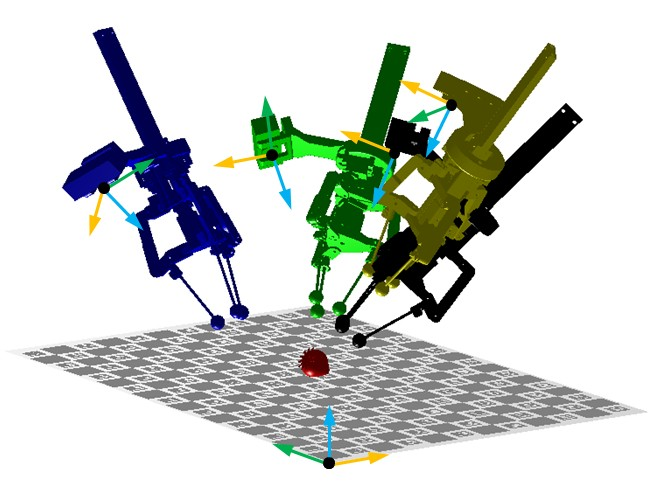
%> input picture Images/multi_view_img.jpg, 650 x 481 px
$ octave --eval "result = findCentroid(imread('../../Images/multi_view_img.jpg'));"   (GNU Octave 9; MATLAB toolbox functions it lacks are replaced by stand-ins)
%> lines starting %> are read from the running program, lines starting %| are printed output that depends on the picture; in (x1, y1, x2, y2) boxes, pixels count from 0 and x2, y2 are one past the last pixel; in counts of white or black regions, pixels touching at a corner belong together; the program's own positions count from 1
### Matlab code/functions/FindStrawberry.m
function [BW,maskedRGBImage] = FindStrawberry(RGB)
%createMask  Threshold RGB image using auto-generated code from colorThresholder app.
%  [BW,MASKEDRGBIMAGE] = createMask(RGB) thresholds image RGB using
%  auto-generated code from the colorThresholder app. The colorspace and
%  range for each channel of the colorspace were set within the app. The
%  segmentation mask is returned in BW, and a composite of the mask and
%  original RGB images is returned in maskedRGBImage.

% Auto-generated by colorThresholder app on 10-Nov-2025
%------------------------------------------------------


% Convert RGB image to chosen color space
I = rgb2hsv(RGB);
%> I: size 481x650x3 double; mean H, S, V 0.105, 0.142, 0.836

% Define thresholds for channel 1 based on histogram settings
channel1Min = 0.925;
channel1Max = 0.073;

% Define thresholds for channel 2 based on histogram settings
channel2Min = 0.5;
channel2Max = 1.000;

% Define thresholds for channel 3 based on histogram settings
channel3Min = 0.4;
channel3Max = 1.000;

% Create mask based on chosen histogram thresholds
sliderBW = ( (I(:,:,1) >= channel1Min) | (I(:,:,1) <= channel1Max) ) & ...
    (I(:,:,2) >= channel2Min ) & (I(:,:,2) <= channel2Max) & ...
    (I(:,:,3) >= channel3Min ) & (I(:,:,3) <= channel3Max);
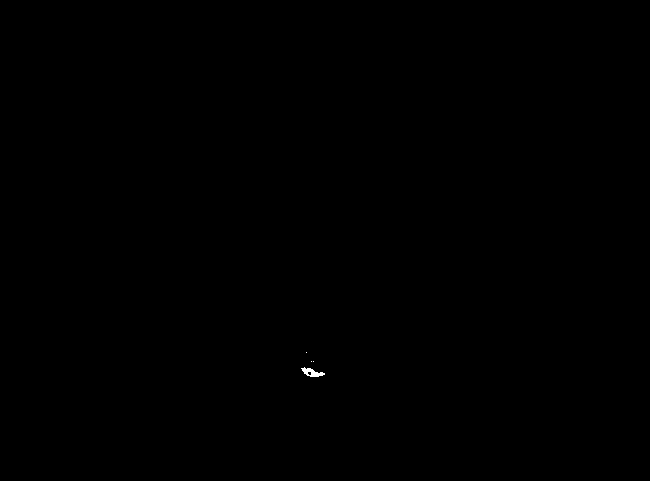
%> sliderBW: size 481x650 logical; 0.04% white; 4 white regions (3 under 20 px), largest, box (x1, y1, x2, y2) and area: (301, 367, 325, 377) 119
BW = sliderBW;

% Initialize output masked image based on input image.
maskedRGBImage = RGB;
%> maskedRGBImage is the input picture: size 481x650x3 uint8; mean R, G, B 203.9, 208.8, 204.1

% Set background pixels where BW is false to zero.
maskedRGBImage(repmat(~BW,[1 1 3])) = 0;

end

### Matlab code/functions/findCentroid.m
function [centroid,area] = findCentroid(img)
    [bw,~] = FindStrawberry(img);
    bw = imfill(bw,"holes");
%> bw: size 481x650 logical; 0.04% white; 4 white regions (3 under 20 px), largest, box (x1, y1, x2, y2) and area: (301, 367, 325, 377) 127
    bw = bwareafilt(bw,1);
%> bw: size 481x650 logical; 0.04% white; 1 white region, box (x1, y1, x2, y2) and area: (301, 367, 325, 377) 127
    state = regionprops(bw, 'Centroid');
%> state = 1 region; Centroid: [312.6 373.3]
    centroid = [];
    if ~(isempty(state))
        centroid = state.Centroid;
%> centroid = [312.6 373.3]
    end
    area = sum(bw(:));
%> area = 127
%> `result = findCentroid(imread('../../Images/multi_view_img.jpg'));`: result = [312.6 373.3]
end

$ run again, on Images/multibody cad model.png
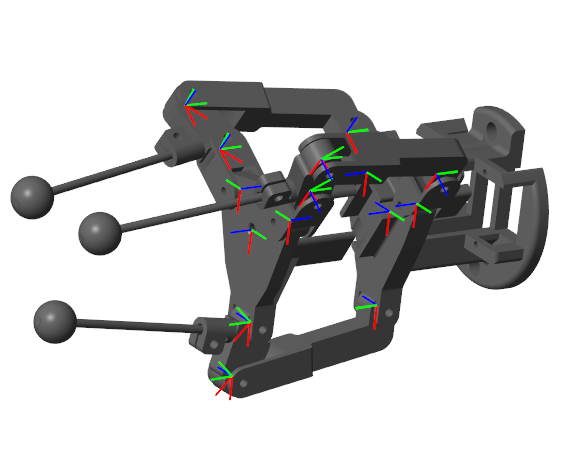
%> input picture Images/multibody cad model.png, 571 x 457 px
%> I: size 457x571x3 double; mean H, S, V 0.00378, 0.0105, 0.797
%> in FindStrawberry, `sliderBW = ( (I(:,:,1) >= channel1Min) | (I(:,:,1) <= channel1Max) ) &..`:
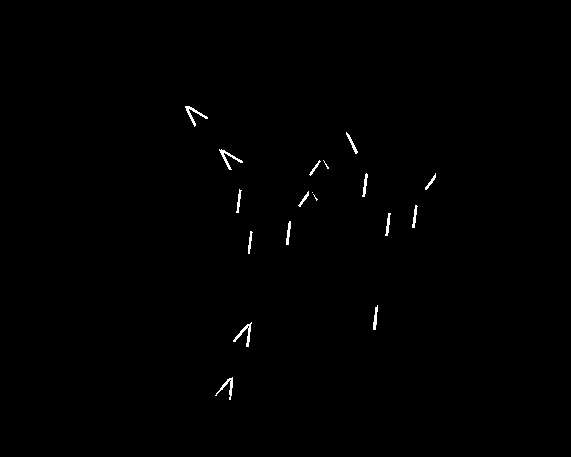
%> sliderBW: size 457x571 logical; 0.44% white in thin lines or dots, all inside (x1, y1, x2, y2) = (185, 106, 436, 400)
%> in FindStrawberry, maskedRGBImage is the input picture: size 457x571x3 uint8; mean R, G, B 201.8, 201.7, 201.5
%> state = 1 region; Centroid: [245.5 334.7]
%> centroid = [245.5 334.7]
%> area = 127
%> result = [245.5 334.7]
